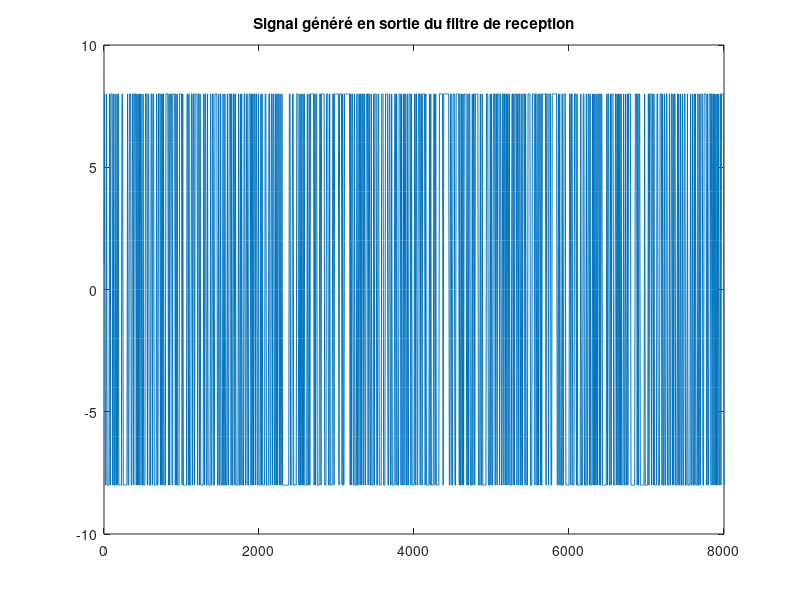
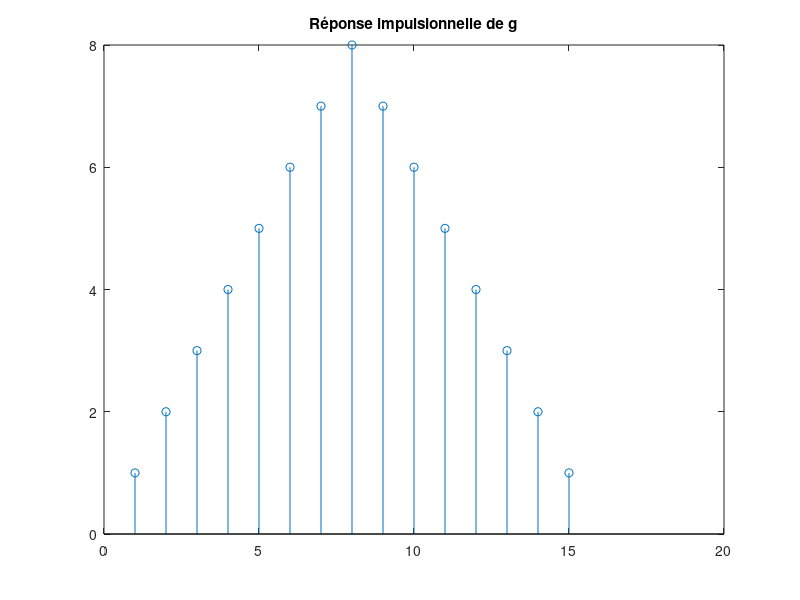
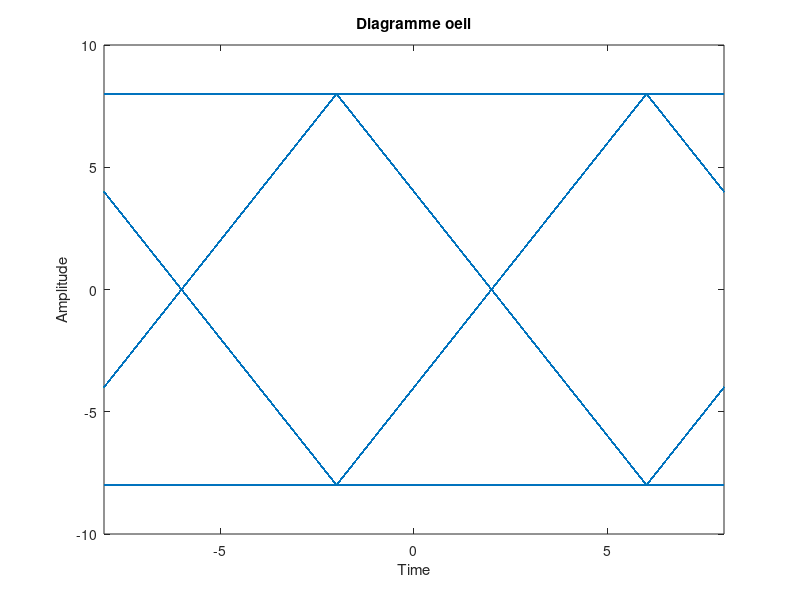

MATLAB code for these plots, in order:
clear all; close all; clc;

Fe = 24000;
Te = 1/Fe;
Rb = 3000;
Tb = 1/Rb;
Ts = Tb;
Ns = floor(Tb/Te); % car mapping binaire avec filtre rectangulaire de durée égale à la durée symbole
nbits = 1000;

bits = randi([0 1],1,nbits);
h = ones(1,Ns);

g = conv(h,h);

ak = 2*bits-1;
x = kron(ak,[1 zeros(1,Ns-1)]);
z = filter(g,1,x);

z_echant = zeros(1,length(z));
for i = Ns:Ns:length(z)
    z_echant(i:(i+Ns-1)) = z(i);
end

decisions = z(Ns:Ns:end)>0;
erreur_n0_Ns = sum(decisions~=bits)/length(bits);

decisions = z(3:Ns:end)>0;
erreur_n0_3 = sum(decisions~=bits)/length(bits);



% plot

figure("Name","Signal généré en sortie du filtre de reception");
plot(z);
title('Signal généré en sortie du filtre de reception');

figure("Name","Réponse impulsionnelle de g");
stem(g);
title('Réponse impulsionnelle de g');

%figure(3)
%ax1 = nexttile;
%plot(reshape(z(Ns+1:end),Ns,(length(z)-Ns)/Ns));
eyediagram(z(Ns+1:end),2*Ns,2*Ns,Ns-1);
title('Diagramme oeil');


